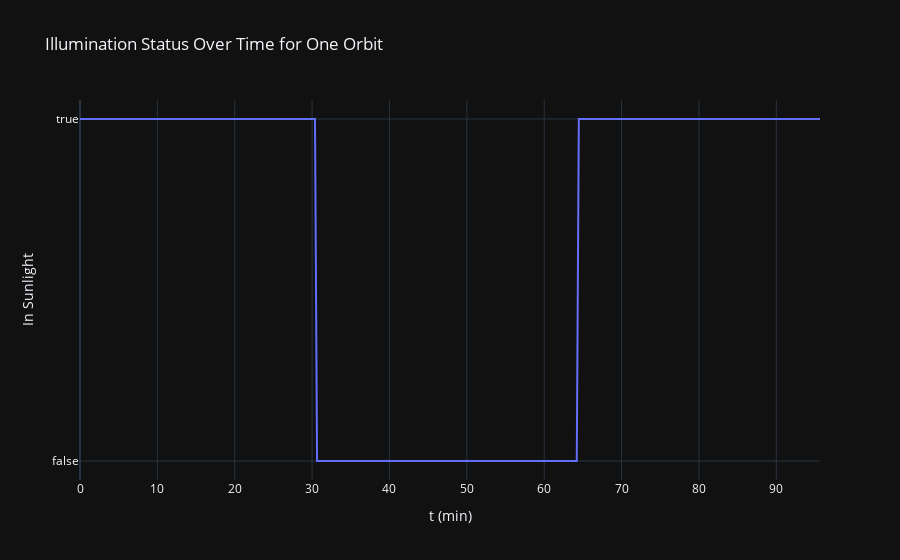

The notebook cell this image was saved under:
### Markdown cell above
### Plot Illumination Status Over Time for One Orbit

### Code cell
fig = go.Figure(data=go.Scatter(x=t, y=in_sunlight_array)) #create a scatter plot from the in_eclipse_theta_array and in_eclipse_array
fig.layout.template = "plotly_dark" #activate the dark theme, comment out for light theme if you want

fig.update_yaxes(autorange="reversed") #flip y axis, comment out to unflip if required

fig.update_layout(title="Illumination Status Over Time for One Orbit", #add figure title and axis titles
                  xaxis_title="t ({})".format(t.unit),
                  yaxis_title="In Sunlight",
                  )

fig #display figure

### Figure 1 — Plotly figure (JSON) as saved in the notebook; plotly's stock layout.template omitted (floating-point values rounded to 4 significant figures; data arrays with more than 128 entries replaced by an {"elided": "..."} marker saying what was removed)
{"data": [{"type": "scatter", "x": {"elided": "360 float values"}, "y": {"elided": "360 bool values"}}], "layout": {"autosize": true, "title": {"text": "Illumination Status Over Time for One Orbit"}, "xaxis": {"autorange": true, "range": [0, 95.65], "title": {"text": "t (min)"}, "type": "linear"}, "yaxis": {"autorange": true, "range": [1.056, -0.05556], "title": {"text": "In Sunlight"}, "type": "category"}}}
